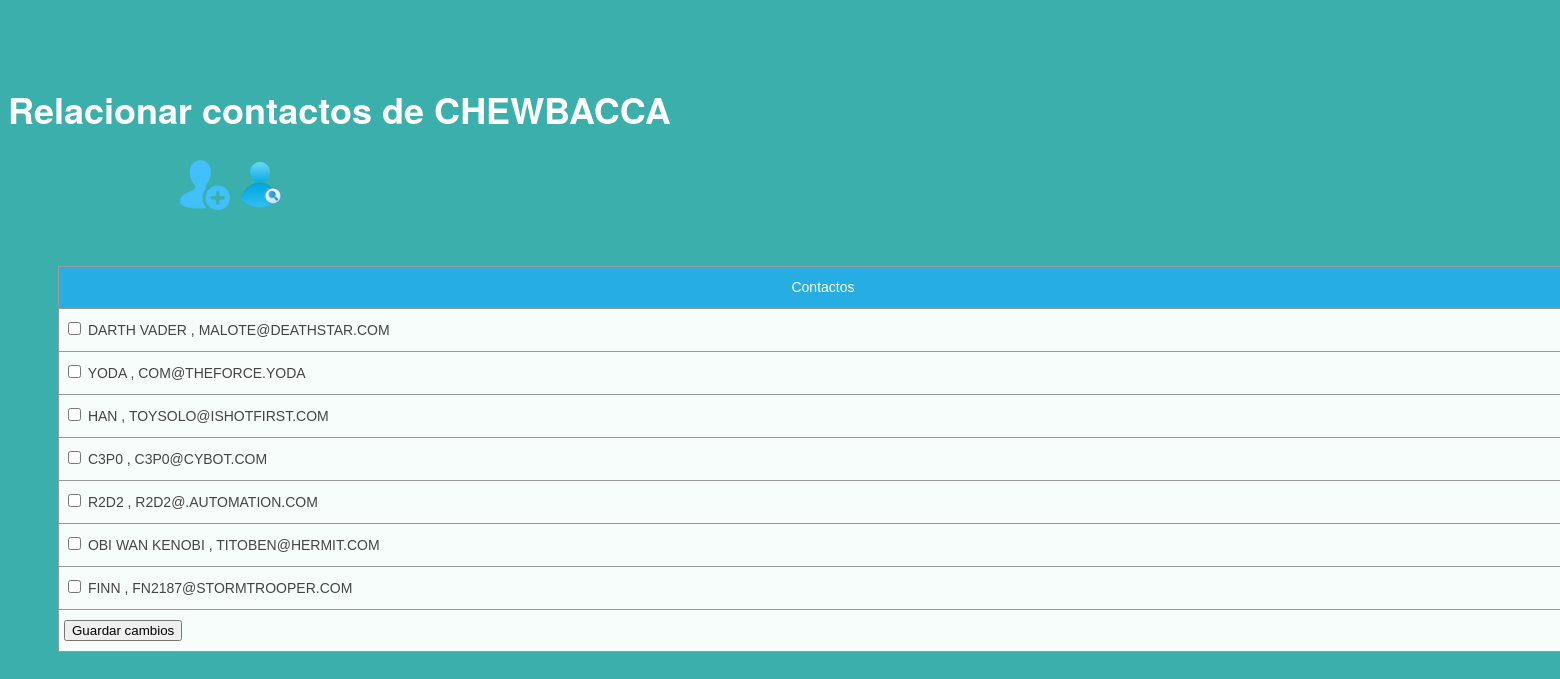
/Agenda/relacionar.php?id=5, run on the app's committed database.
### tables this page shows
CREATE TABLE CONTACTOS(
  ID INT PRIMARY KEY AUTO_INCREMENT,
  NOMBRE VARCHAR(30) NOT NULL,
  MAIL VARCHAR(30) NOT NULL UNIQUE
);

### Agenda/relacionar.php (the view, shortened to what this page needs)
<!DOCTYPE html>
<html lang="en">
<head>
</head>
<body>
<link rel="stylesheet" type="text/css" href="../Agenda/css/estilos.css">
<?php
require_once "conexionBD.php";
if (isset($_GET['id'])) {
    $sql = "SELECT NOMBRE
               FROM CONTACTOS
               WHERE  ID =:id; ";
    $statement = $conex->prepare($sql);
    $id = $_GET['id'];
    $statement->bindParam('id', $id);
    $statement->execute();
    $contacto = $statement->fetchAll(PDO::FETCH_ASSOC);
    foreach ($contacto as $valor) {
        $dato = $valor['NOMBRE'];
    }
}
?>
<h1>Relacionar contactos de <?php  echo "$dato "; ?></h1>
<div class="container">
    <nav>
        <a href="nuevoContacto.php"><img src="img/add-user.png" height="50" width="50" title="nuevo contactos" alt=nuevo
                                         contacto"/></a>
        <a href="index.php"><img src="./img/search-user.png" height="50" width="50" title="buscar contactos" alt=buscar
                                 contactos"></a>
    </nav>
</div>
<?php
if (isset($_GET['id'])) {
    try {
        $sql = "SELECT  ID, NOMBRE, MAIL
               FROM CONTACTOS
               WHERE  ID<>:id and id NOT IN (
                                      SELECT ID_CONOCIDO FROM RELACION
                                      WHERE ID_CONOCEDOR =:id); ";
        $statement = $conex->prepare($sql);
        $id = $_GET['id'];
        $statement->bindParam('id', $id);
        $statement->execute();
        $contactos = $statement->fetchAll(PDO::FETCH_ASSOC);
        if ($contactos != null) {
            mostrarTabla($contactos);
        } else {
            echo "<p class='info'>No hay datos a relacionar</p>";
        }
    } catch (PDOException $exception) {
        echo "<p class='error'>{$exception->getMessage()}</p>";
    }
}
function mostrarTabla($contactos)
{
    ?>
    <table class="tg" width="1530">
        <form action="" method='post'>
            <tr>
                <th class="tg-yw4l">Contactos</th>
            </tr>
            <?php
            foreach ($contactos as $c) {
                echo "<tr> ";
                echo " <td><input type='checkbox'  name='contacto_list[]' value=' {$c['ID']}'> {$c['NOMBRE']} , {$c['MAIL']}</td>";
                echo "</tr>";
            }
            echo "<td><button type='submit' name='guardarcambios' id= 'guardarcambios' />Guardar cambios </td>";
            ?>
        </form>
    </table>
    <?php
}
?>
</body>
</html>

### Agenda/css/estilos.css (style rules this page uses)
.tg { border-collapse: collapse; border-spacing: 0; border-color: #999; }
.tg td { font-family: Arial, sans-serif; font-size: 14px; padding: 10px 5px; border-style: solid; border-width: 1px; overflow: hidden; word-break: normal; border-color: #999; color: #444; background-color: #F7FDFA; }
.tg th { font-family: Arial, sans-serif; font-size: 14px; font-weight: normal; padding: 10px 5px; border-style: solid; border-width: 1px; overflow: hidden; word-break: normal; border-color: #999; color: #fff; background-color: #26ADE4; }
.tg .tg-yw4l { vertical-align: top }
table { margin: 50px; }
body { font: normal 18px/1.5 "Fira Sans", "Helvetica Neue", sans-serif; background: #3AAFAB; color: #fff; padding: 50px 0; }
.container { width: 80%; max-width: 1200px; margin: 0 auto; }
.container * { box-sizing: border-box; }

### data on the page
contactos: NOMBRE "CHEWBACCA"
contactos: NOMBRE "DARTH VADER", MAIL "MALOTE@DEATHSTAR.COM"
contactos: NOMBRE "YODA", MAIL "COM@THEFORCE.YODA"
contactos: NOMBRE "HAN", MAIL "TOYSOLO@ISHOTFIRST.COM"
contactos: NOMBRE "C3P0", MAIL "C3P0@CYBOT.COM"
contactos: NOMBRE "R2D2", MAIL "R2D2@.AUTOMATION.COM"
contactos: NOMBRE "OBI WAN KENOBI", MAIL "TITOBEN@HERMIT.COM"
contactos: NOMBRE "FINN", MAIL "FN2187@STORMTROOPER.COM"
